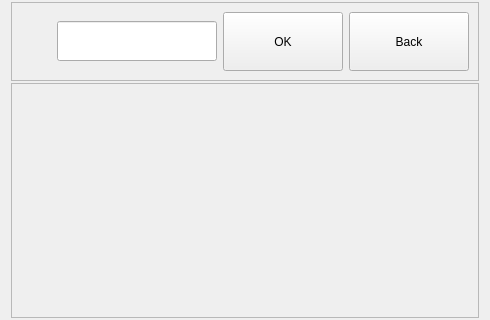
<?xml version="1.0" encoding="UTF-8"?>
<ui version="4.0">
 <class>WifiPWD</class>
 <widget class="QWidget" name="WifiPWD">
  <property name="geometry">
   <rect>
    <x>0</x>
    <y>0</y>
    <width>490</width>
    <height>320</height>
   </rect>
  </property>
  <property name="windowTitle">
   <string>Form</string>
  </property>
  <layout class="QVBoxLayout" name="verticalLayout" stretch="1,3">
   <property name="spacing">
    <number>2</number>
   </property>
   <property name="topMargin">
    <number>2</number>
   </property>
   <property name="bottomMargin">
    <number>2</number>
   </property>
   <item>
    <widget class="QFrame" name="frame">
     <property name="frameShape">
      <enum>QFrame::StyledPanel</enum>
     </property>
     <property name="frameShadow">
      <enum>QFrame::Raised</enum>
     </property>
     <layout class="QHBoxLayout" name="horizontalLayout">
      <item>
       <spacer name="horizontalSpacer">
        <property name="orientation">
         <enum>Qt::Horizontal</enum>
        </property>
        <property name="sizeHint" stdset="0">
         <size>
          <width>268</width>
          <height>20</height>
         </size>
        </property>
       </spacer>
      </item>
      <item>
       <widget class="QLineEdit" name="lineEdit">
        <property name="sizePolicy">
         <sizepolicy hsizetype="Expanding" vsizetype="Expanding">
          <horstretch>0</horstretch>
          <verstretch>0</verstretch>
         </sizepolicy>
        </property>
        <property name="minimumSize">
         <size>
          <width>160</width>
          <height>0</height>
         </size>
        </property>
        <property name="maximumSize">
         <size>
          <width>16777215</width>
          <height>40</height>
         </size>
        </property>
       </widget>
      </item>
      <item>
       <widget class="QPushButton" name="btnWifiOK">
        <property name="sizePolicy">
         <sizepolicy hsizetype="Expanding" vsizetype="Expanding">
          <horstretch>0</horstretch>
          <verstretch>0</verstretch>
         </sizepolicy>
        </property>
        <property name="minimumSize">
         <size>
          <width>120</width>
          <height>0</height>
         </size>
        </property>
        <property name="text">
         <string>OK</string>
        </property>
       </widget>
      </item>
      <item>
       <widget class="QPushButton" name="btnBack">
        <property name="sizePolicy">
         <sizepolicy hsizetype="Expanding" vsizetype="Expanding">
          <horstretch>0</horstretch>
          <verstretch>0</verstretch>
         </sizepolicy>
        </property>
        <property name="minimumSize">
         <size>
          <width>120</width>
          <height>0</height>
         </size>
        </property>
        <property name="text">
         <string>Back</string>
        </property>
       </widget>
      </item>
     </layout>
    </widget>
   </item>
   <item>
    <widget class="QFrame" name="frame_2">
     <property name="focusPolicy">
      <enum>Qt::ClickFocus</enum>
     </property>
     <property name="frameShape">
      <enum>QFrame::StyledPanel</enum>
     </property>
     <property name="frameShadow">
      <enum>QFrame::Raised</enum>
     </property>
    </widget>
   </item>
  </layout>
 </widget>
 <resources/>
 <connections/>
</ui>
